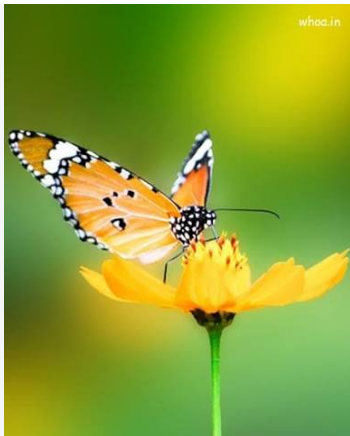
#> input picture EXP 9/image.png, 350 x 436 px
$ jupyter execute 035_Exp_9.ipynb
#> lines starting #> are read from the running program, lines starting #| are printed output that depends on the picture
[cell 1]
import cv2
import numpy as np

# Load the image
image = cv2.imread("image.png")
#> image is the input picture: shape (436, 350, 3); mean B, G, R 49.8, 161.3, 139.2

if image is None:
    raise FileNotFoundError("Could not find image.png")

# Define the Gaussian kernel
kernel_size = (5, 5)
sigma = 1.5

gaussian_1d = cv2.getGaussianKernel(kernel_size[0], sigma)
gaussian_kernel = np.outer(gaussian_1d, gaussian_1d)

# Apply Gaussian smoothing
smoothed_image = cv2.filter2D(image, -1, gaussian_kernel)
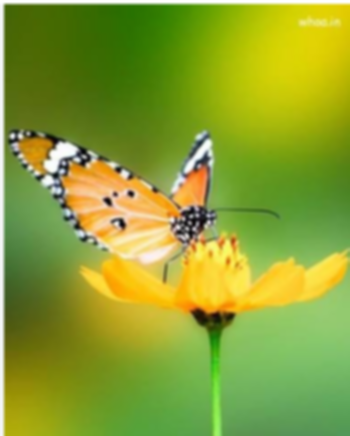
#> smoothed_image: shape (436, 350, 3); mean B, G, R 49.8, 161.3, 139.2

# Define the sharpening kernel
sharpening_kernel = np.array([
    [-1, -1, -1],
    [-1,  9, -1],
    [-1, -1, -1]
], dtype=np.float32)

# Apply sharpening to the original image
sharpened_image = cv2.filter2D(image, -1, sharpening_kernel)
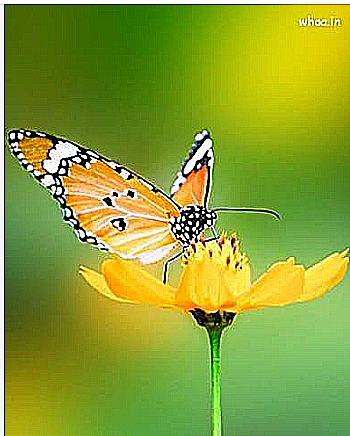
#> sharpened_image: shape (436, 350, 3); mean B, G, R 50.8, 160.6, 137.9

# Display images
cv2.imshow("Original Image", image)
cv2.imshow("Gaussian Smoothed Image", smoothed_image)
cv2.imshow("Sharpened Image", sharpened_image)

cv2.waitKey(0)
cv2.destroyAllWindows()

[cell 2]
import cv2
import numpy as np

# Load the image
image = cv2.imread("image.png")

if image is None:
    raise FileNotFoundError("Could not find image.png")

# Define the averaging filter kernel size
kernel_size = (5, 5)

# Create the averaging filter kernel
kernel = np.ones(kernel_size, dtype=np.float32) / (
    kernel_size[0] * kernel_size[1]
)

# Apply averaging filter
smoothed_image = cv2.filter2D(image, -1, kernel)

# Display images
cv2.imshow("Original Image", image)
cv2.imshow("Averaging Filter Smoothed Image", smoothed_image)

cv2.waitKey(0)
cv2.destroyAllWindows()

[cell 3]
import cv2

# Load the image
image = cv2.imread("image.png")

if image is None:
    raise FileNotFoundError("Could not find image.png")

# Define the median filter kernel size (must be odd)
kernel_size = 5

# Apply median filter
smoothed_image = cv2.medianBlur(image, kernel_size)
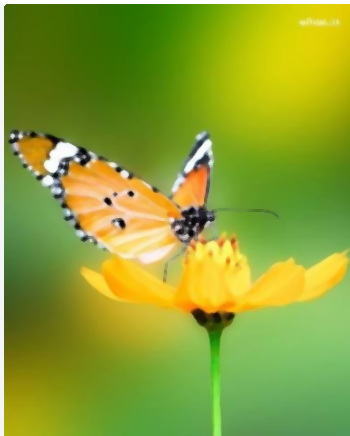
#> smoothed_image: shape (436, 350, 3); mean B, G, R 49.5, 161.5, 139.5

# Display images
cv2.imshow("Original Image", image)
cv2.imshow("Median Filter Smoothed Image", smoothed_image)

cv2.waitKey(0)
cv2.destroyAllWindows()

[cell 4]
import cv2
import numpy as np

# Load the image
image = cv2.imread("image.png")

if image is None:
    raise FileNotFoundError("Could not find image.png")

# Apply Gaussian smoothing to reduce noise
blurred_image = cv2.GaussianBlur(image, (5, 5), 0)

# Define the sharpening kernel
laplacian_kernel = np.array([
    [ 0, -1,  0],
    [-1,  5, -1],
    [ 0, -1,  0]
], dtype=np.float32)

# Apply the filter
sharpened_image = cv2.filter2D(
    blurred_image, -1, laplacian_kernel
)

# Display images
cv2.imshow("Original Image", image)
cv2.imshow("Gaussian Blurred Image", blurred_image)
cv2.imshow("Spatially Sharpened Image", sharpened_image)

cv2.waitKey(0)
cv2.destroyAllWindows()

$ run again, with EXP 9/image1.png copied over EXP 9/image.png
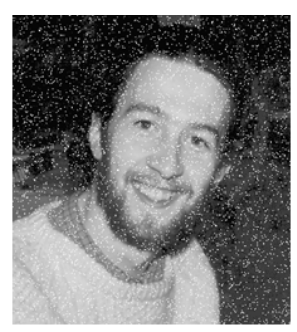
#> input picture EXP 9/image1.png, 297 x 332 px
#> image is the input picture: shape (332, 297, 3); min 0, max 255, mean 123.1
#> `sharpened_image = cv2.filter2D(image, -1, sharpening_kernel)`:
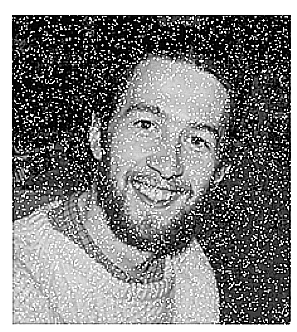
#> sharpened_image: shape (332, 297, 3); min 0, max 255, mean 127.2
#> `smoothed_image = cv2.medianBlur(image, kernel_size)`:
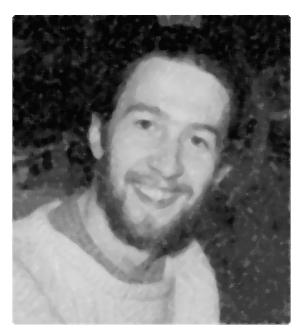
#> smoothed_image: shape (332, 297, 3); min 4, max 255, mean 120.8

$ run again, with EXP 9/image2.png copied over EXP 9/image.png
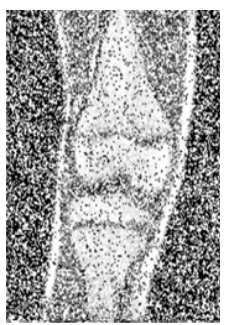
#> input picture EXP 9/image2.png, 225 x 325 px
#> image is the input picture: shape (325, 225, 3); mean B, G, R 163.5, 163.5, 163.5
#> `smoothed_image = cv2.medianBlur(image, kernel_size)`:
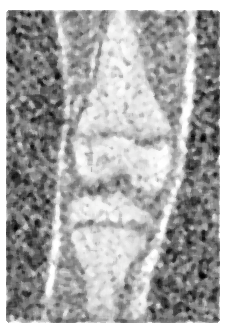
#> smoothed_image: shape (325, 225, 3); mean B, G, R 166, 166.1, 166.1
#> `sharpened_image = cv2.filter2D( blurred_image, -1, laplacian_kernel )`:
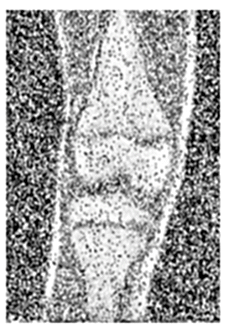
#> sharpened_image: shape (325, 225, 3); mean B, G, R 163.1, 163.2, 163.1
